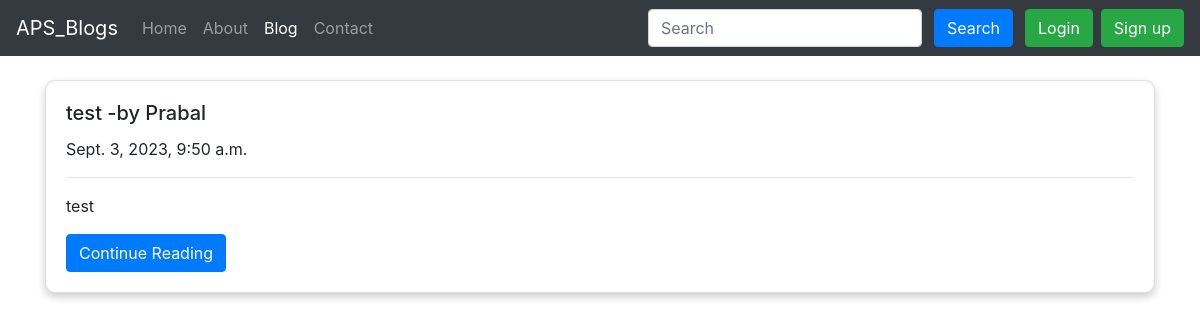
Screenshot of /blog/ with the database file from the repository.
### Blog/models.py (models this page shows, shortened)
class Post(models.Model):
    category_choices = (
        ('general', 'General'),
        ('science', 'Science'),
        ('english', 'English'),
        ('maths', 'Maths'),
        ('sst', 'SST'),
        ('gaming', 'Gaming'),
        ('news', 'News'),
        ('announcements', 'Announcements'),
        ('sports', 'Sports'),
        ('cooking', 'Cooking'),
        ('lifestyle', 'Lifestyle'),
        ('news', 'News'),
    )
    sno = models.AutoField(primary_key=True)
    title = models.CharField(max_length=100)
    text = models.TextField()
    author = models.CharField(max_length=30)
    slug = models.CharField(max_length=300)
    timeStamp = models.DateTimeField(default=datetime.now, blank=True)
    thumbnail = models.ImageField(upload_to='blog/thumbnail', default="blog/thumbnail/wallpaper.jpg")

### Blog/views.py (the view)
# urls.py: path('',views.blogHome,name="blogHome"),
def blogHome(request):
    allPosts = Post.objects.all()
    context = {
        'allPosts': allPosts
    }
    return render(request, 'blog/home.html', context=context)

### templates/blog/home.html (shortened to what this page needs)
{% extends 'base.html' %}
{% block activeBlog %}active{% endblock activeBlog %}
{% block body %}
<div class="container my-4">
    {% for post in allPosts %}
    <div class="card my-4">
        <div class="card-body">
            <h5 class="card-title">{{post.title}}     -by {{post.author}}</h5>
            <p class="card-text">{{ post.timeStamp }}</p>
            <hr class="solid">
            <p class="card-text">{{post.text | truncatechars:500}}</p>
            <a href="/blog/{{post.slug}}" class="btn btn-primary">Continue Reading</a>
        </div>
    </div>
    {% endfor %}
</div>
{% endblock body %}

### templates/blog/home.html (style rules this page uses)
.card { box-shadow: 0 4px 8px 0 rgba(0, 0, 0, 0.2); border-radius: 10px; }

### rows the page displays
Post: title "test", author "Prabal", timeStamp "Sept. 3, 2023, 9:50 a.m.", text "test"
